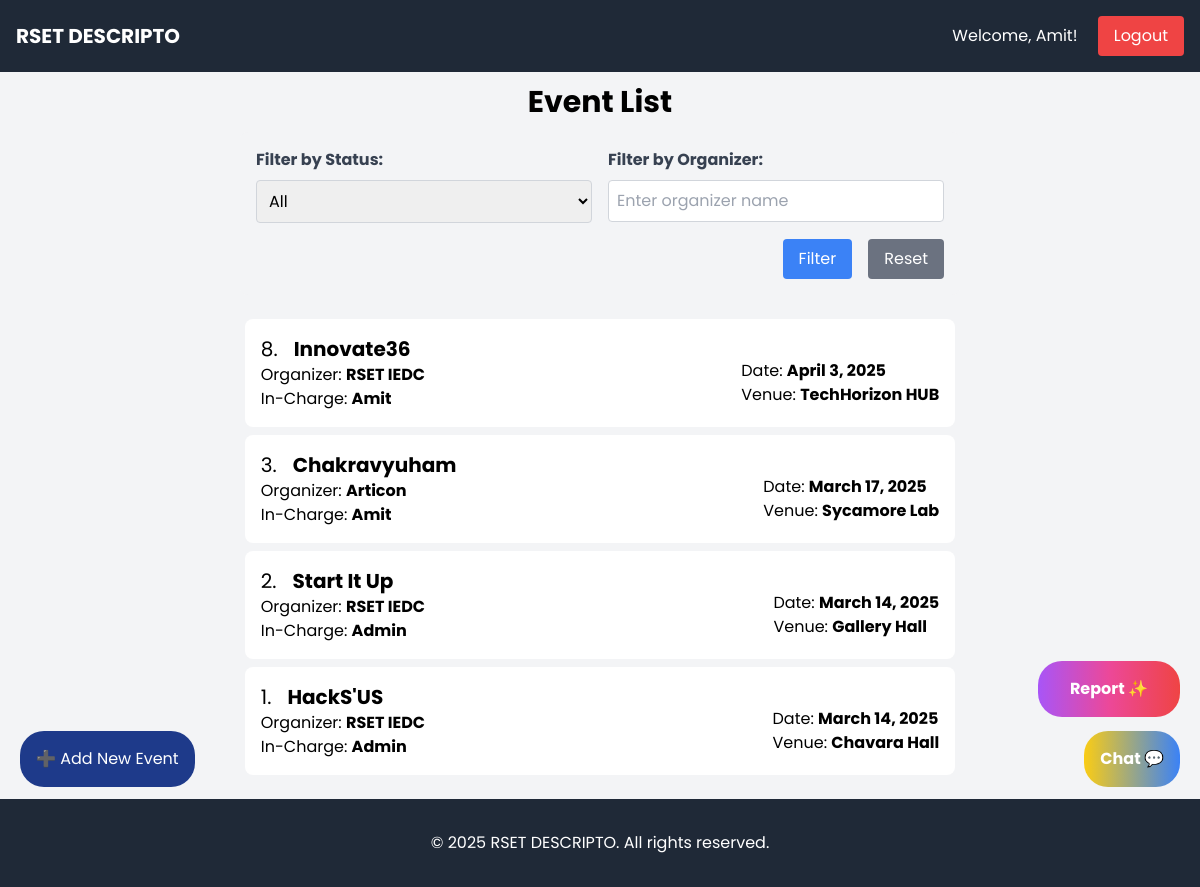
Before: /events/ (signed in) with the older database file.
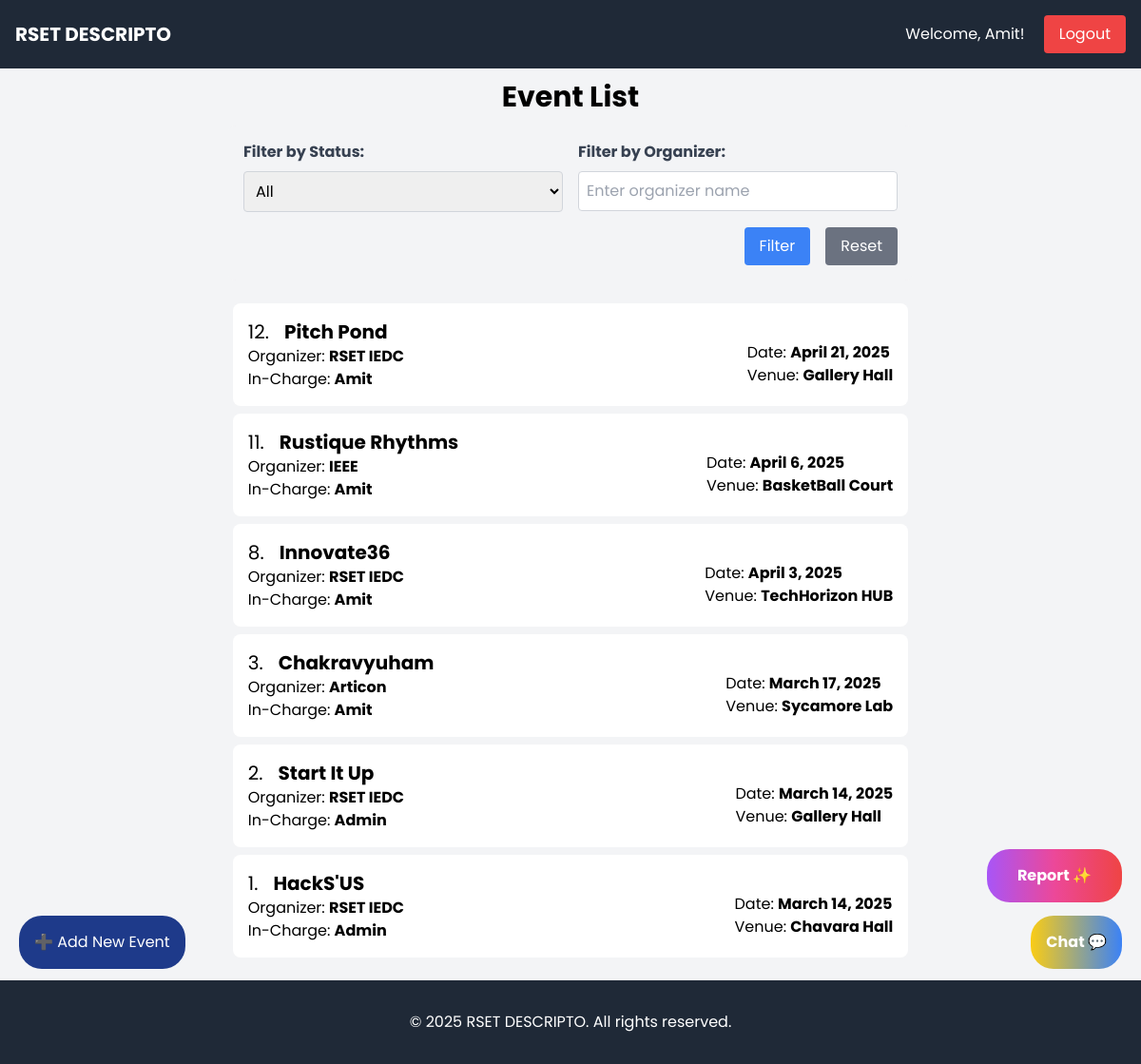
After: the same page with the newer database file.
### event/models.py (models this page shows, shortened)
class Event(models.Model):
    STATUS_CHOICES = [
        ('Pending', 'Pending'),
        ('Approved', 'Approved'),
        ('Rejected', 'Rejected'),
        ('Closed', 'Closed'),
    ]
    event_id = models.AutoField(primary_key=True)
    name = models.CharField(max_length=255)
    start_date = models.DateField()
    end_date = models.DateField()
    time = models.TimeField()
    description = models.TextField()
    organizer = models.CharField(max_length=255)
    max_count = models.PositiveIntegerField()
    in_charge = models.ForeignKey(User, on_delete=models.CASCADE, default=None)
    budget = models.DecimalField(max_digits=10, decimal_places=2, blank=True, null=True)
    venue = models.CharField(max_length=255)
    status = models.CharField(max_length=10, choices=STATUS_CHOICES, default='Pending')

### event/views.py (the view)
# urls.py: path('', views.event_list, name='event_list'),
@login_required
def event_list(request):
    events = Event.objects.all().order_by('-event_id')
    status_filter = request.GET.get('status')
    organizer_filter = request.GET.get('organizer')
    if status_filter:
        events = events.filter(status=status_filter)
    if organizer_filter:
        events = events.filter(organizer__icontains=organizer_filter)
    return render(request, 'event/event_list.html', {'events': events})

### event/templates/event/event_list.html (shortened to what this page needs)
{% extends 'event/base.html' %}
{% block content %}
    {% if user.is_authenticated %}
        <h1 class="text-3xl font-bold text-center p-3">Event List</h1>
        <form method="get" class="w-3/5 mx-auto mb-6 bg-gray-100 p-4 rounded-lg">
            <div class="flex gap-4">
                <div class="flex flex-col w-1/2">
                    <label for="status" class="block text-gray-700 font-bold mb-2">Filter by Status:</label>
                    <select name="status" id="status" class="w-full p-2 border border-gray-300 rounded">
                        <option value="">All</option>
                    </select>
                </div>
                <div class="flex flex-col w-1/2">
                    <label for="organizer" class="block text-gray-700 font-bold mb-2">Filter by Organizer:</label>
                    <input type="text" name="organizer" id="organizer" value="{{ request.GET.organizer }}" placeholder="Enter organizer name" class="w-full p-2 border border-gray-300 rounded">
                </div>
            </div>
            <div class="flex justify-end mt-4">
                <button type="submit" class="bg-blue-500 hover:bg-blue-700 text-white px-4 py-2 rounded">Filter</button>
                <a href="{% url 'event_list' %}" class="ml-4 bg-gray-500 hover:bg-gray-700 text-white px-4 py-2 rounded">Reset</a>
            </div>
        </form>
        {% for event in events %}
        <div class="m-2">
        <a href="{% url 'event_detail' pk=event.pk %}">
        <div class="flex justify-between bg-white p-4 rounded-lg hover:shadow-lg transition-shadow duration-300 w-3/5 mx-auto inline-block">
            <div>
                <div>
                    <div class="flex gap-4">
                        <h1 class="text-xl">{{ event.event_id }}.</h1>
                        <h1 class="text-xl font-bold">{{ event.name }}</h1>
                    </div>
                    <div class="flex flex-col">
                        <h2>Organizer: <span class="font-bold">{{ event.organizer }}</span></h2>
                        <h2>In-Charge: <span class="font-bold">{{ event.in_charge.first_name }}</span></h2>
                    </div>
                </div>
            </div>
            <div class="mt-6">
                <h2>Date: <span class="font-bold">{{ event.start_date }}</span></h2>
                <h2>Venue: <span class="font-bold">{{ event.venue }}</span></h2>
            </div>
        </div>
            </a></div>
        {% empty %}
        <p class="text-4xl font-bold text-center">No Events Found.</p>
        {% endfor %}
        <a href="{% url 'create_event' %}">
        <div class="fixed bottom-[100px] left-[20px] w-auto bg-blue-900 text-white p-4 rounded-3xl hover:shadow-xl transition-shadow duration-300 z-50 ">
            ➕ Add New Event
        </div></a>
        <a href="{% url 'chat' %}">
            <div class="fixed bottom-[100px] right-[20px] font-bold w-auto bg-gradient-to-r from-yellow-400 to-blue-500 text-white p-4 rounded-3xl hover:shadow-xl transition-shadow duration-300 z-50">
                Chat 💬
            </div></a>
        <a href="{% url 'report' %}">
            <div class="fixed bottom-[170px] right-[20px] font-bold w-auto px-8 py-4 bg-gradient-to-r from-purple-500 via-pink-500 to-red-500 text-white text-white rounded-3xl hover:shadow-xl transition-shadow duration-300 z-50">
                Report ✨
            </div></a>
    {% else %}
        <p>You need to <a href="{% url 'login' %}">login</a> to view this page.</p>
    {% endif %}
{% endblock %}

### event/templates/event/base.html (shortened to what this page needs)
<!DOCTYPE html>
<html lang="en">
<head>
    <script src="https://cdn.tailwindcss.com"></script>
</head>
<body class="flex flex-col min-h-screen bg-gray-100">
    <header class="bg-gray-800 text-white p-4 flex justify-between items-center">
        <a href="{% url 'event_list' %}"><h1 class="text-xl font-bold">RSET DESCRIPTO</h1></a>
        <div>
            {% if user.is_authenticated %}
                <p class="inline-block mr-4">Welcome, {{ user.first_name }}!</p>
                <form action="{% url 'logout' %}" method="post" class="inline-block">
                    <button type="submit" class="bg-red-500 hover:bg-red-700 text-white px-4 py-2 rounded">Logout</button>
                </form>
            {% else %}
                <a href="{% url 'login' %}" class="bg-blue-500 hover:bg-blue-700 text-white px-4 py-2 rounded">Login</a>
            {% endif %}
        </div>
    </header>
    <main class="flex-grow" >
        {% block content %}
        {% endblock %}
    </main>
    <footer class="bg-gray-800 text-white p-4 mt-4">
        <div class="bg-gray-800 text-white p-4">
            <p class="text-center">© 2025 RSET DESCRIPTO. All rights reserved.</p>
        </div>
    </footer>
</body>
</html>

### event/templates/event/base.html (style rules this page uses)
body { font-family: 'Poppins', sans-serif; }

Changed rows visible on the page:
added Event: event_id "12", name "Pitch Pond", organizer "RSET IEDC", in_charge.first_name "Amit", start_date "April 21, 2025", venue "Gallery Hall"
added Event: event_id "11", name "Rustique Rhythms", organizer "IEEE", in_charge.first_name "Amit", start_date "April 6, 2025", venue "BasketBall Court"
